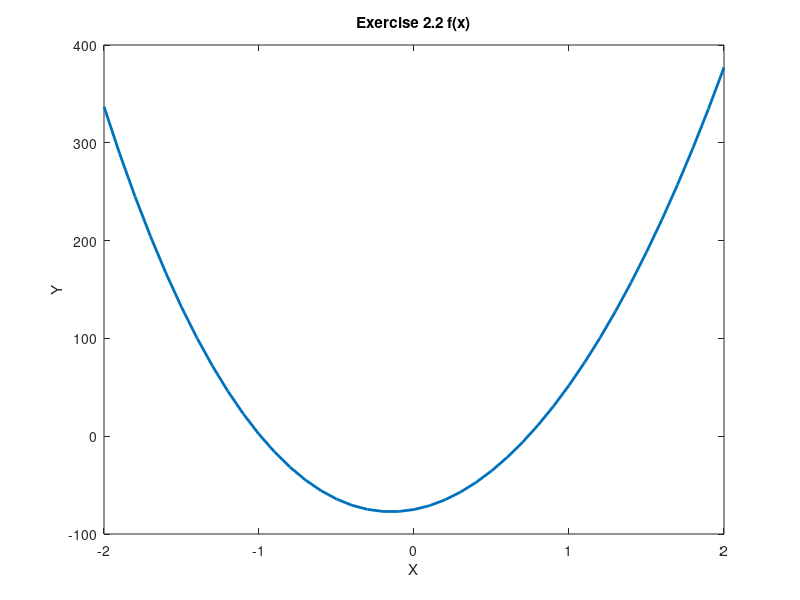

The MATLAB script that drew this image: (Note: this script raises an error after producing the figure.)
%% Exercise 2.2
% Definition de la fonction
f2_2 = @(x) 2*x.^4 - 5*x.^3 + 100*x.^2 + 30*x - 75;
% On affiche la r?ponse dans [-2 2];
x = -2 : 0.1 : 2;
y = f2_2(x);
figure
plot(x, y, 'LineWidth', 2);
hold on;
xlabel('X');
ylabel('Y');
title('Exercise 2.2 f(x)');

%% Exercise 2.2a : on compute le minimum a partir de la methode de Newton
% la premiere derivative de f2_2 :
df2_2 = @(x) 8*x.^3 - 15*x.^2 + 200*x + 30;
ddf2_2 = @(x) 24*x.^2 - 30*x + 200;
% parametres d'optimization
xo = 2; % initial point
epsilon = 1e-4; % tolerance
max_interactions = 1e5;
% call newton method
disp('Newton Method!')
[x_min_newton, counter] = newton_methode(f2_2, df2_2, ddf2_2, xo, epsilon, max_interactions);
plot(x_min_newton, f2_2(x_min_newton), '+');
disp('Local minimum found: ');
disp(x_min_newton)
disp('Number of interactions')
disp(counter)

%% Exercise 2.2b : on compute le minimum a partir de la methode de secant
disp('Secant Method!')
% initial guesses
X0 = 2.1; X1 = 2;
epsilon = 1e-4; % tolerance
max_interactions = 1e5;
% call secant methode
[x_min_secant, counter] = secant_methode(f2_2, df2_2, X0, X1, epsilon, max_interactions);
plot(x_min_secant, f2_2(x_min_secant), '*');
disp('Local minimum found: ');
disp(x_min_secant)
disp('Number of interactions')
disp(counter)

legend('y(x)', ['newton = ', num2str(x_min_newton)], ['secant = ', num2str(x_min_secant)])